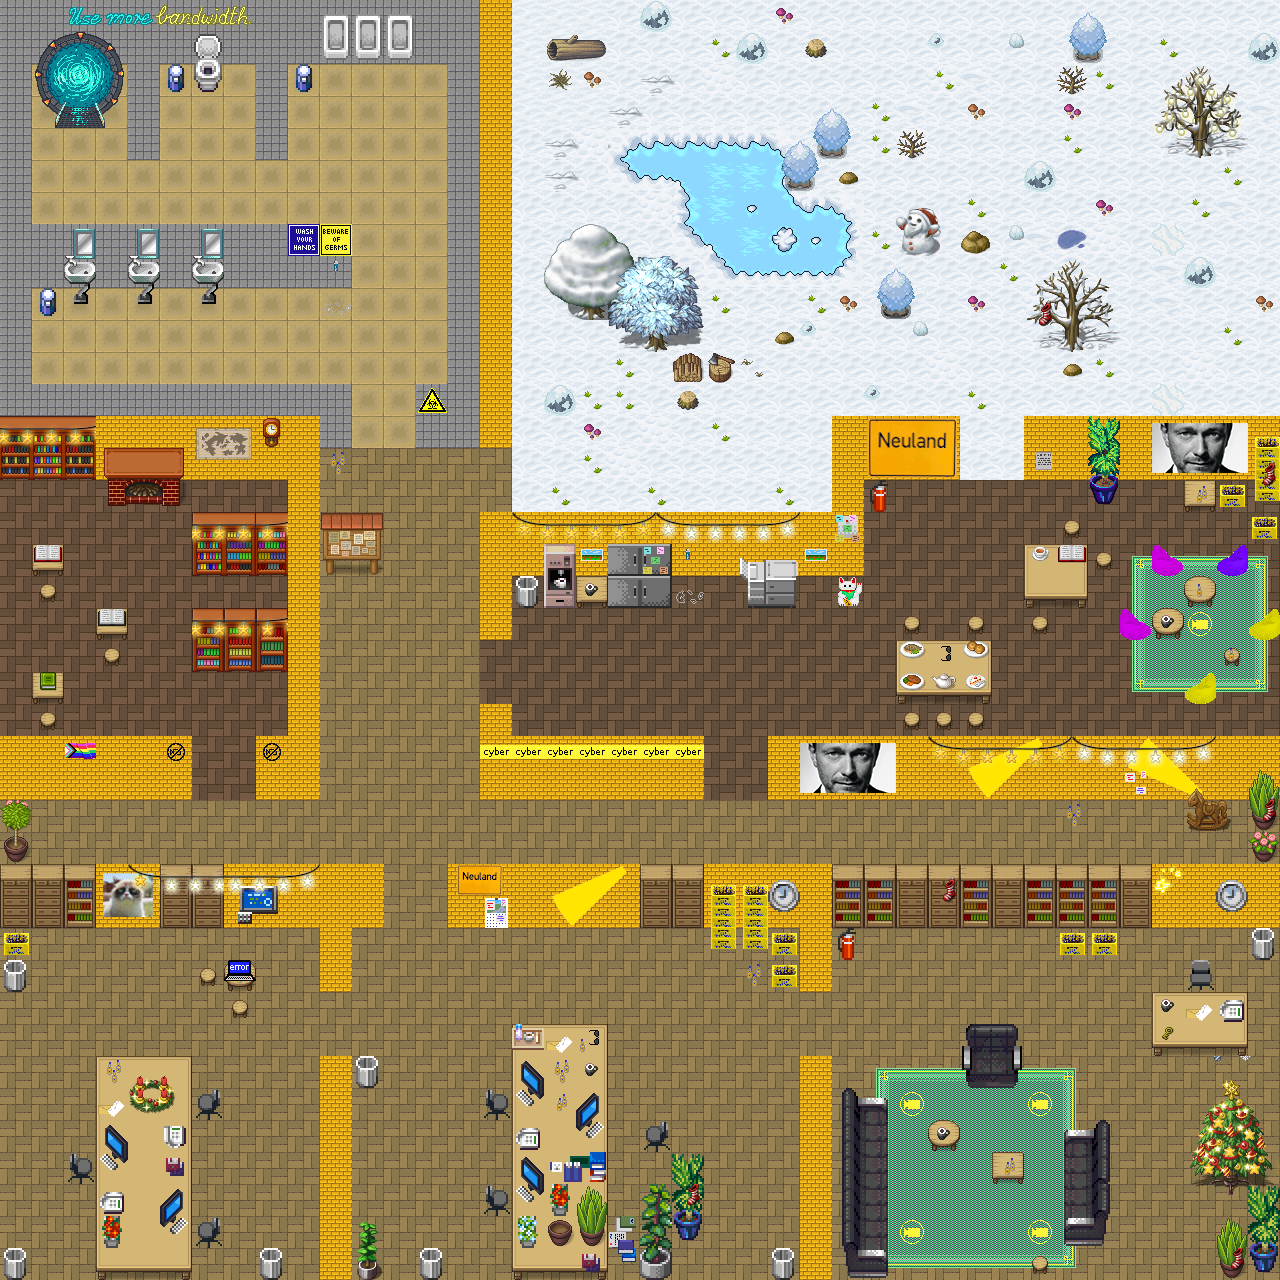

Tiled map render using the project's own tile images. Description and the map definition, with tile-layer contents summarised, below:
An orthogonal 40x40 tile map with 32x32 px tiles, 18 tile layers (utilities, exit, coffeesound, info_url, ...), 24 tilesets.

<map version="1.4" tiledversion="1.4.3" orientation="orthogonal" renderorder="right-down" width="40" height="40" tilewidth="32" tileheight="32" infinite="0" nextlayerid="20" nextobjectid="1">
 <editorsettings>
  <export target="office.json" format="json" />
 </editorsettings>
 <tileset firstgid="1" name="mapUtilities" tilewidth="32" tileheight="32" tilecount="9" columns="9">
  <image source="tiles_png/structures/mapUtilities.png" width="288" height="32" />
  <tile id="3">
   <properties>
    <property name="collides" type="bool" value="true" />
   </properties>
  </tile>
 </tileset>
 <tileset firstgid="10" name="rc3-mullana-functionary" tilewidth="32" tileheight="32" tilecount="256" columns="16">
  <image source="tiles_png/structures/rc3-mullana-functionary.png" width="512" height="512" />
 </tileset>
 <tileset firstgid="266" name="cija_32x32_expansion for Pipoya_CC0" tilewidth="32" tileheight="32" tilecount="1995" columns="15">
  <image source="tiles_png/community/bytewerk/cija_32x32_expansion for Pipoya_CC0.png" width="480" height="4256" />
 </tileset>
 <tileset firstgid="2261" name="AceSet-Hospital" tilewidth="32" tileheight="32" tilecount="256" columns="16">
  <image source="tiles_png/community/cert/imgs/tilesheets/AceSet-Hospital.png" width="512" height="512" />
 </tileset>
 <tileset firstgid="2517" name="misc" tilewidth="32" tileheight="32" tilecount="1024" columns="16">
  <image source="tiles_png/community/cert/imgs/tilesheets/misc.png" width="512" height="2048" />
 </tileset>
 <tileset firstgid="3541" name="misc_set" tilewidth="32" tileheight="32" tilecount="52" columns="2">
  <image source="tiles_png/community/cert/imgs/tilesheets/misc_set.png" width="64" height="832" />
 </tileset>
 <tileset firstgid="3593" name="tilesets_deviant_milkian_1" tilewidth="32" tileheight="32" tilecount="256" columns="16">
  <image source="tiles_png/community/cert/imgs/tilesheets/tilesets_deviant_milkian_1.png" width="512" height="512" />
 </tileset>
 <tileset firstgid="3849" name="tilesets_deviant_milkian_2" tilewidth="32" tileheight="32" tilecount="256" columns="16">
  <image source="tiles_png/kats/tilesets_deviant_milkian_2.png" width="512" height="512" />
 </tileset>
 <tileset firstgid="4105" name="tilesets_deviant_milkian_3" tilewidth="32" tileheight="32" tilecount="256" columns="16">
  <image source="tiles_png/kats/tilesets_deviant_milkian_3.png" width="512" height="512" />
 </tileset>
 <tileset firstgid="4361" name="c3gelb" tilewidth="32" tileheight="32" tilecount="1024" columns="16">
  <image source="tiles_png/community/cert/imgs/tilesheets/c3gelb.png" width="512" height="2048" />
 </tileset>
 <tileset firstgid="5385" name="torte_pixel" tilewidth="32" tileheight="32" tilecount="6" columns="3">
  <image source="tiles_png/kats/torte_pixel.png" width="96" height="64" />
 </tileset>
 <tileset firstgid="5391" name="cl_pixel" tilewidth="32" tileheight="32" tilecount="6" columns="3">
  <image source="tiles_png/kats/cl_pixel.png" width="96" height="64" />
 </tileset>
 <tileset firstgid="5397" name="grumpy_pixel_2" tilewidth="32" tileheight="32" tilecount="4" columns="2">
  <image source="tiles_png/kats/grumpy_pixel_2.png" width="64" height="64" />
 </tileset>
 <tileset firstgid="5401" name="winter_2" tilewidth="32" tileheight="32" tilecount="576" columns="24">
  <image source="tiles_png/kats/winter_2.png" width="768" height="768" />
 </tileset>
 <tileset firstgid="5977" name="winter_3" tilewidth="32" tileheight="32" tilecount="49" columns="7">
  <image source="tiles_png/kats/winter_3.png" width="240" height="240" />
 </tileset>
 <tileset firstgid="6026" name="xmas_deko" tilewidth="32" tileheight="32" tilecount="576" columns="24">
  <image source="tiles_png/kats/xmas_deko.png" width="768" height="768" />
 </tileset>
 <tileset firstgid="6602" name="candy" tilewidth="32" tileheight="32" tilecount="144" columns="12">
  <image source="tiles_png/kats/candy.png" width="384" height="384" />
 </tileset>
 <tileset firstgid="6746" name="old_tileset__by_chatastrophe_d5ttt6k" tilewidth="32" tileheight="32" tilecount="962" columns="37">
  <image source="tiles_png/kats/old_tileset__by_chatastrophe_d5ttt6k.png" width="1184" height="832" />
 </tileset>
 <tileset firstgid="7708" name="tileset-schnee" tilewidth="32" tileheight="32" tilecount="92" columns="4">
  <image source="tiles_png/kats/tileset-schnee.png" width="128" height="736" />
 </tileset>
 <tileset firstgid="7800" name="terrain" tilewidth="32" tileheight="32" tilecount="1024" columns="32">
  <image source="tiles_png/kats/terrain.png" width="1024" height="1024" />
 </tileset>
 <tileset firstgid="8824" name="winter_1" tilewidth="32" tileheight="32" tilecount="192" columns="12">
  <image source="tiles_png/kats/winter_1.png" width="384" height="528" />
 </tileset>
 <tileset firstgid="9016" name="xmas_deko_48" tilewidth="48" tileheight="48" tilecount="256" columns="16">
  <image source="tiles_png/kats/xmas_deko.png" width="768" height="768" />
 </tileset>
 <tileset firstgid="9272" name="minideko" tilewidth="32" tileheight="32" tilecount="91" columns="7">
  <image source="tiles_png/deco/minideko.png" width="224" height="416" />
 </tileset>
 <tileset firstgid="9363" name="rc3-mullana-neon-signs" tilewidth="32" tileheight="32" tilecount="256" columns="16">
  <image source="tiles_png/deco/rc3-mullana-neon-signs.png" width="512" height="512" />
 </tileset>
 <layer id="5" name="utilities" width="40" height="40">
  <data>[1600 cells, 430 non-empty, 4 distinct tile ids]</data>
 </layer>
 <layer id="18" name="exit" width="40" height="40">
  <properties>
   <property name="exitUrl" value="medium.json#start" />
  </properties>
  <data>[1600 cells, 2 non-empty, 1 distinct tile ids]</data>
 </layer>
 <layer id="19" name="coffeesound" width="40" height="40">
  <properties>
   <property name="playAudio" value="mp3/EspressoCoffeeMachineSoundEffect.mp3" />
  </properties>
  <data>[1600 cells, 3 non-empty, 1 distinct tile ids]</data>
 </layer>
 <layer id="14" name="info_url" width="40" height="40">
  <properties>
   <property name="openWebsite" value="https://docs.google.com/document/d/1Qg7ncXeZWmxLUkS_ErXYarLJ9yqC-mMEcqYw0OaxiZ0/edit?usp=sharing" />
  </properties>
  <data>[1600 cells, 2 non-empty, 1 distinct tile ids]</data>
 </layer>
 <layer id="12" name="silent" width="40" height="40">
  <properties>
   <property name="silent" type="bool" value="true" />
  </properties>
  <data>[1600 cells, 108 non-empty, 2 distinct tile ids]</data>
 </layer>
 <layer id="17" name="music" width="40" height="40">
  <properties>
   <property name="audioLoop" type="bool" value="true" />
   <property name="playAudio" value="mp3/lastchristmas.mp3" />
  </properties>
  <data>[1600 cells, 856 non-empty, 2 distinct tile ids]</data>
 </layer>
 <layer id="11" name="jitsi" width="40" height="40">
  <properties>
   <property name="jitsiRoom" value="TeammeetingOfMHOffice" />
  </properties>
  <data>[1600 cells, 49 non-empty, 1 distinct tile ids]</data>
 </layer>
 <layer id="15" name="jitsi_pack" width="40" height="40">
  <properties>
   <property name="jitsiRoom" value="ThePackMeetingWithMate" />
  </properties>
  <data>[1600 cells, 25 non-empty, 1 distinct tile ids]</data>
 </layer>
 <layer id="3" name="start" width="40" height="40">
  <data>[1600 cells, 5 non-empty, 1 distinct tile ids]</data>
 </layer>
 <layer id="1" name="floor" width="40" height="40">
  <data>[1600 cells, 1600 non-empty, 21 distinct tile ids]</data>
 </layer>
 <layer id="13" name="floor_middleflow" width="40" height="40">
  <data>[1600 cells, 37 non-empty, 15 distinct tile ids]</data>
 </layer>
 <layer id="10" name="floor_overflow" width="40" height="40">
  <data>[1600 cells, 64 non-empty, 12 distinct tile ids]</data>
 </layer>
 <layer id="4" name="tische" width="40" height="40">
  <data>[1600 cells, 625 non-empty, 128 distinct tile ids]</data>
 </layer>
 <layer id="6" name="object" width="40" height="40">
  <data>[1600 cells, 252 non-empty, 155 distinct tile ids]</data>
 </layer>
 <layer id="9" name="object_overflow" width="40" height="40">
  <data>[1600 cells, 23 non-empty, 19 distinct tile ids]</data>
 </layer>
 <objectgroup id="2" name="floorLayer" />
 <layer id="8" name="overunderflow" width="40" height="40">
  <data>[1600 cells, 160 non-empty, 49 distinct tile ids]</data>
 </layer>
 <layer id="7" name="overflow" width="40" height="40">
  <data>[1600 cells, 70 non-empty, 43 distinct tile ids]</data>
 </layer>
 <layer id="16" name="xmasdeko_flow" width="40" height="40">
  <data>[1600 cells, 47 non-empty, 23 distinct tile ids]</data>
 </layer>
</map>
